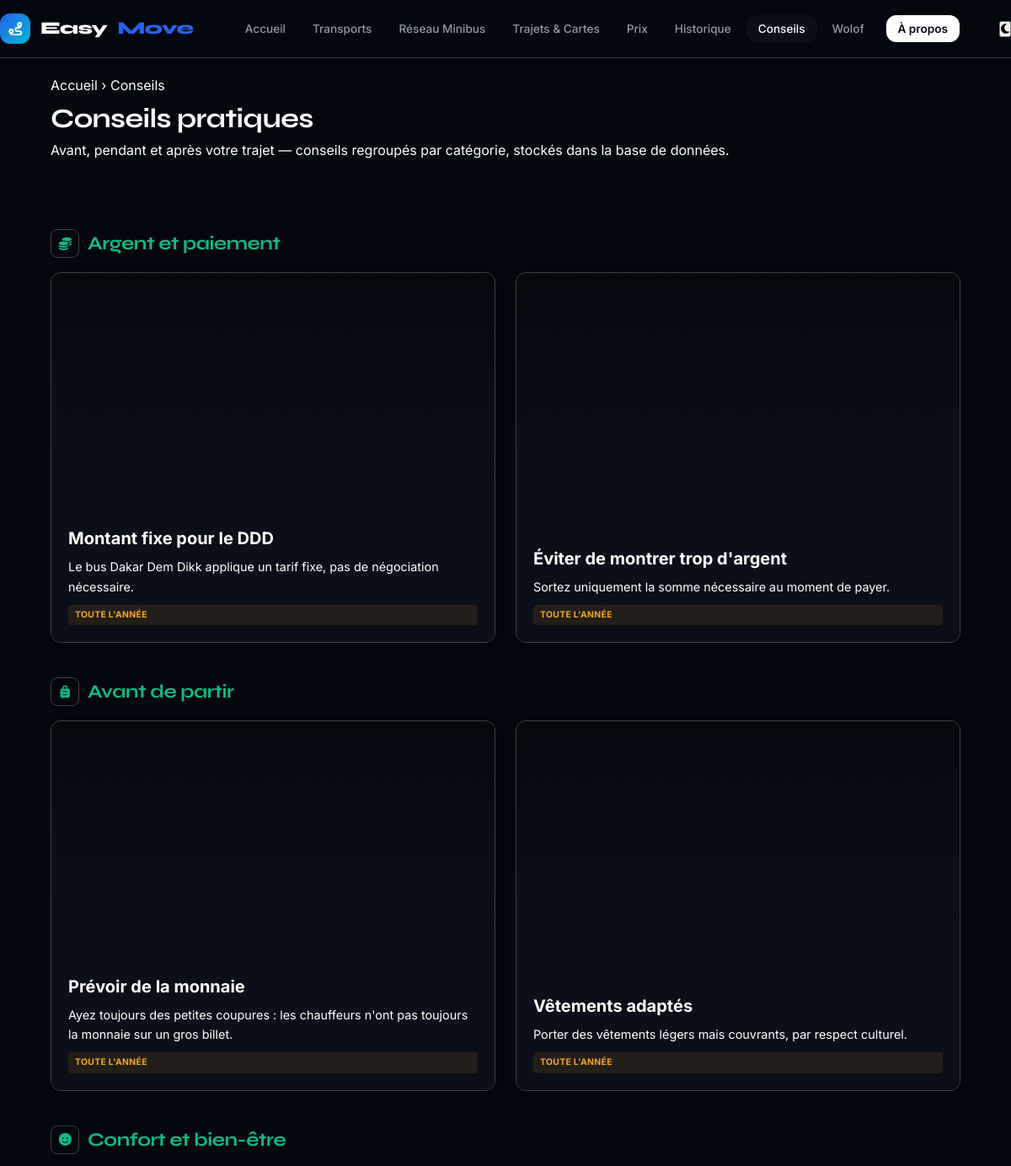
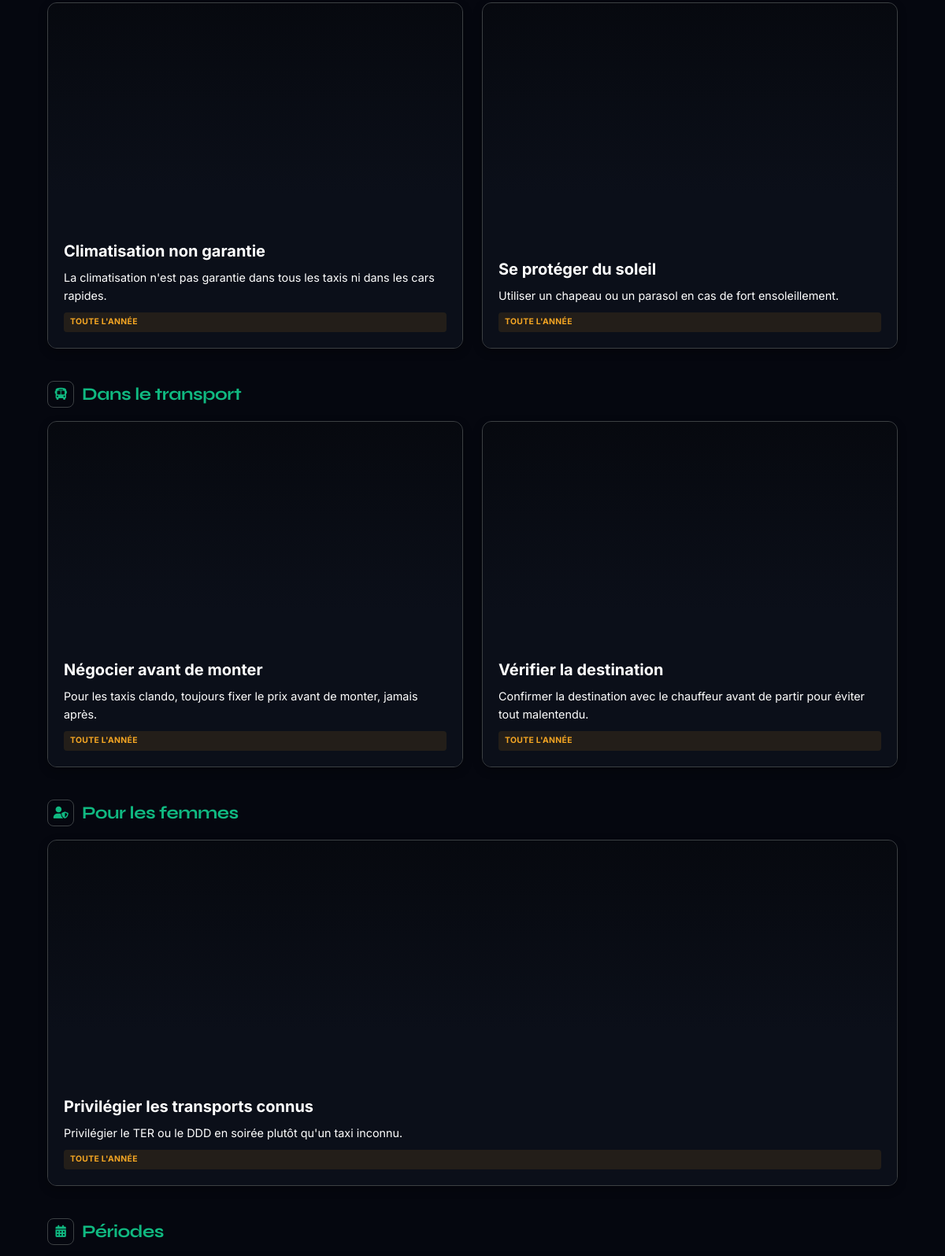
The app's page /conseils (upper part), older data (2 pictures, top to bottom).
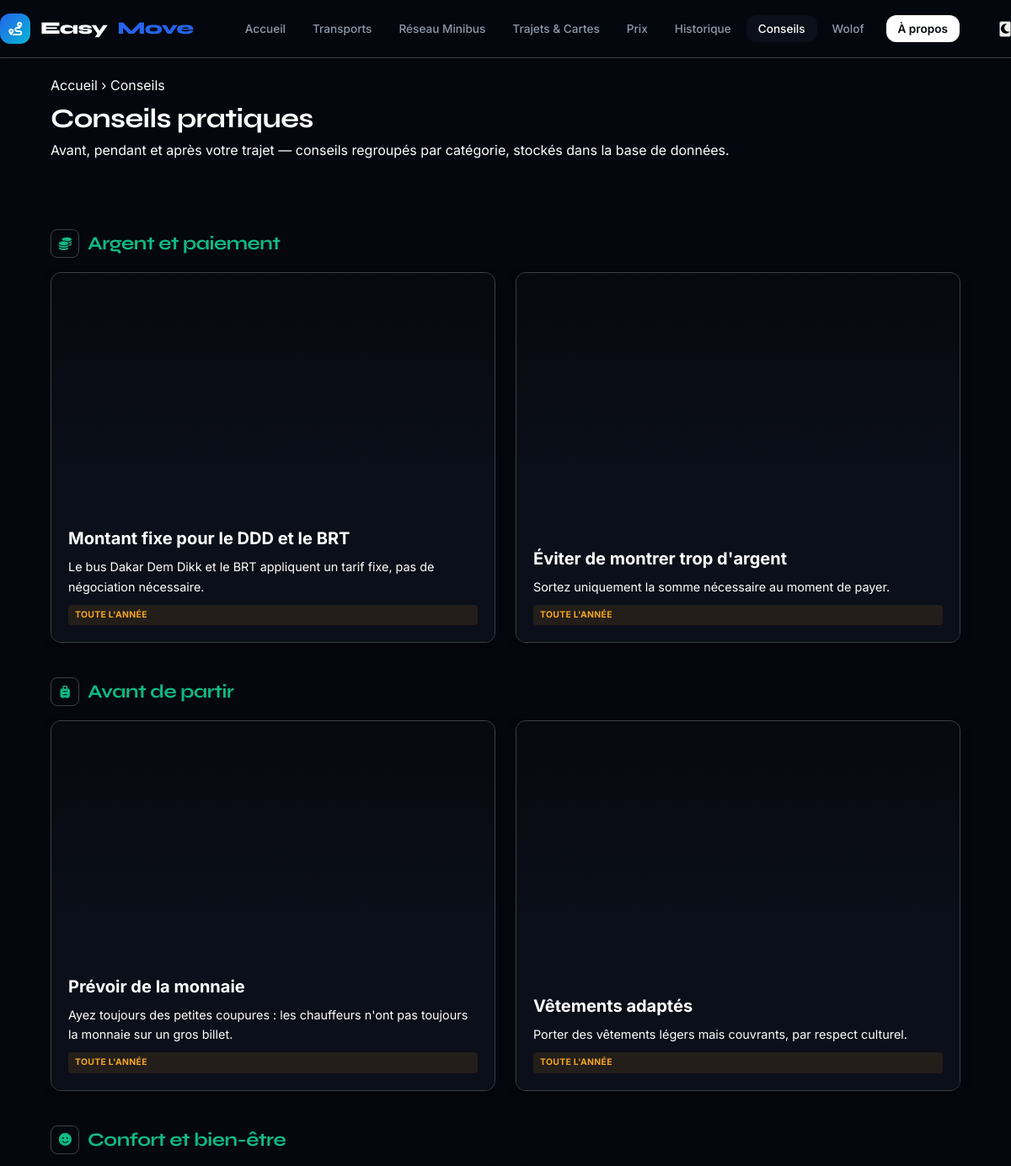
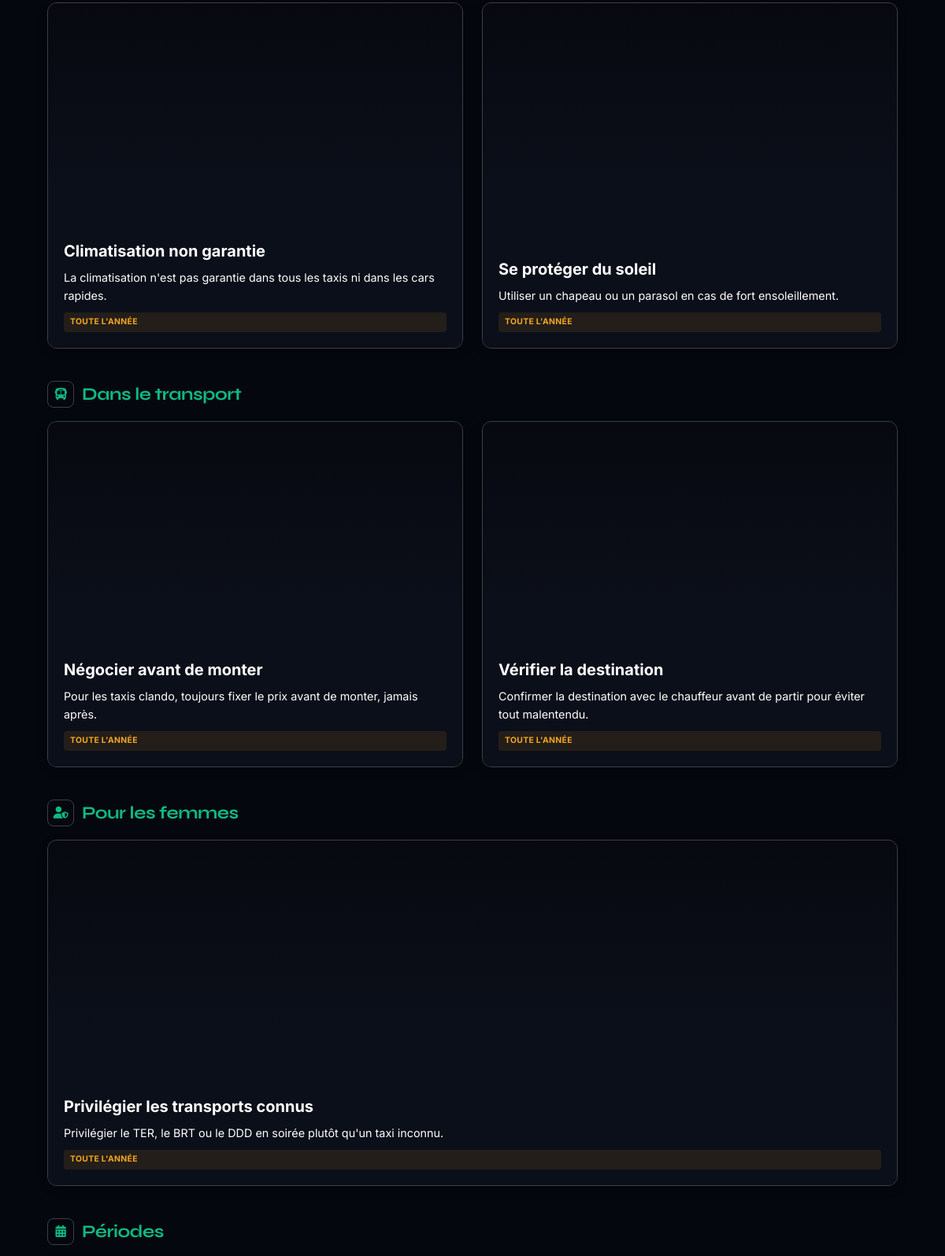
The same page, newer data (2 pictures, top to bottom).
### tables this page shows
CREATE TABLE conseils (
    id_conseil    INTEGER PRIMARY KEY AUTOINCREMENT,
    categorie     TEXT NOT NULL,     -- 'Sécurité', 'Argent', 'Comportement'
    titre         TEXT NOT NULL,
    contenu       TEXT NOT NULL,
    periode       TEXT               -- 'Heures de pointe', 'Toute l'année'
);

### app.py (the view)
@app.route("/conseils")
def conseils():
    tous_conseils = database.get_tous_les_conseils()
    infos = database.get_infos_utiles()
    return render_template(
        "conseils.html",
        conseils_par_categorie=grouper_par(tous_conseils, "categorie"),
        infos_urgence=[dict(i) for i in infos if i["categorie"] == "Urgence"],
        infos_emporter=[dict(i) for i in infos if i["categorie"] == "À emporter"],
        active_page="conseils",
    )

### app.py (called while the page is built)
def grouper_par(liste, cle):
    groupes = OrderedDict()
    for item in liste:
        valeur = item[cle]
        groupes.setdefault(valeur, []).append(item)
    return groupes

### database.py (called while the page is built)
def get_connection():
    conn = sqlite3.connect(DB_PATH)
    conn.row_factory = sqlite3.Row
    conn.execute("PRAGMA foreign_keys = ON")
    return conn

def get_tous_les_conseils():
    conn = get_connection()
    conseils = conn.execute(
        "SELECT * FROM conseils ORDER BY categorie, id_conseil"
    ).fetchall()
    conn.close()
    return conseils

def get_infos_utiles():
    conn = get_connection()
    infos = conn.execute(
        "SELECT * FROM infos_utiles ORDER BY categorie, id_info"
    ).fetchall()
    conn.close()
    return infos

### templates/conseils.html (shortened to what this page needs)
{% extends "base.html" %}
{% block content %}
    <div class="page-header">
        <div class="container">
            <div class="breadcrumb"><a href="{{ url_for('accueil') }}">Accueil</a> › Conseils</div>
            <h1>Conseils pratiques</h1>
            <p>Avant, pendant et après votre trajet — conseils regroupés par catégorie, stockés dans la base de
                données.</p>
        </div>
    </div>
    <section class="section">
        <div class="container">
            {% for categorie, liste in conseils_par_categorie.items() %}
            <div style="margin-bottom:40px;">
                <h2 style="font-size:1.4rem; margin-bottom:16px; color:var(--accent-vert, var(--vert)); display:flex; align-items:center; gap:10px;">
                    <span style="width:34px; height:34px; border-radius:8px; background:var(--bg-primary, #0F172A); border:1px solid var(--border-color, #334155); display:inline-flex; align-items:center; justify-content:center; font-size:0.95rem;">
                        <i class="fa-solid {% if 'partir' in categorie %}fa-suitcase-rolling{% elif 'transport' in categorie %}fa-bus{% elif 'bien-être' in categorie or 'Confort' in categorie %}fa-face-smile{% elif 'Argent' in categorie %}fa-coins{% elif 'météo' in categorie or 'Saisons' in categorie %}fa-cloud-sun-rain{% elif 'femmes' in categorie %}fa-user-shield{% else %}fa-calendar-days{% endif %}"></i>
                    </span>
                    {{ categorie }}
                </h2>
                <div class="grid-2">
                    {% for c in liste %}
                    <div class="transport-card" style="padding:20px;">
                        <div class="tc-name" style="margin-bottom:6px;">{{ c.titre }}</div>
                        <p style="font-size:.9rem; color:var(--texte2); line-height:1.6;">{{ c.contenu }}</p>
                        {% if c.periode %}<span class="badge badge-jaune" style="margin-top:10px; display:inline-block;">{{ c.periode }}</span>{% endif %}
                    </div>
                    {% endfor %}
                </div>
            </div>
            {% endfor %}
        </div>
    </section>
{% endblock %}

Row changes from the older to the newer data that the page shows:
changed conseils "Argent et paiement": titre "Montant fixe pour le DDD" → "Montant fixe pour le DDD et le BRT"; contenu "Le bus Dakar Dem Dikk applique un tarif fixe, pas de négociation nécessaire." → "Le bus Dakar Dem Dikk et le BRT appliquent un tarif fixe, pas de négociation nécessaire."
changed conseils "Pour les femmes": contenu "Privilégier le TER ou le DDD en soirée plutôt qu'un taxi inconnu." → "Privilégier le TER, le BRT ou le DDD en soirée plutôt qu'un taxi inconnu."
